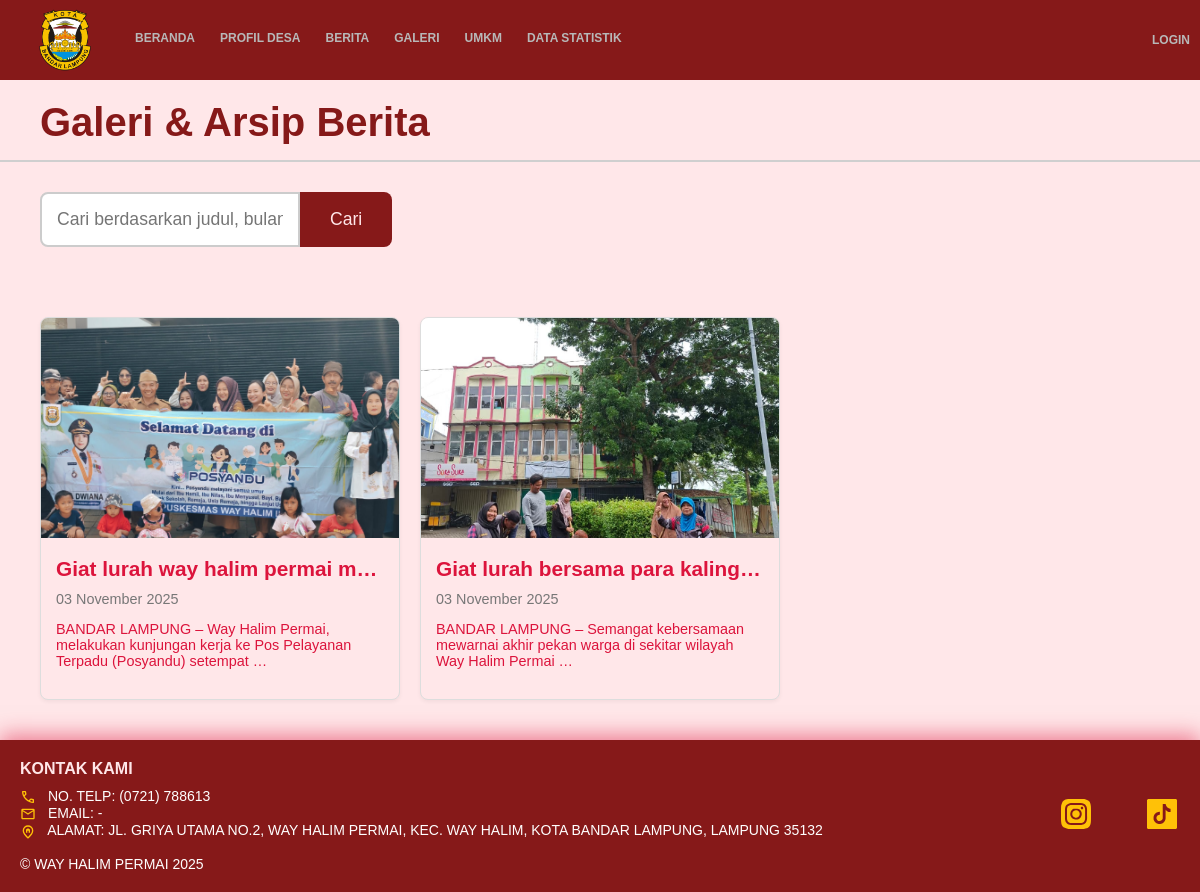
Page /profil/galeri/ on the committed database.
### berita/models.py (models this page shows, shortened)
class Berita(models.Model):
    judul = models.CharField(max_length=200)
    isi = models.TextField()
    gambar = models.ImageField(upload_to='berita_pics/')
    tanggal_publikasi = models.DateTimeField(auto_now_add=True)
    class Meta:
        ordering = ['-tanggal_publikasi']

### profil/views.py (the view, shortened to what this page needs)
# urls.py: path('galeri/', views.galeri, name='galeri'),
def galeri(request):
    query = request.GET.get('q')
    semua_berita = Berita.objects.all()
    context = {'semua_berita': semua_berita, 'query': query}
    return render(request, 'profil/galeri.html', context)

### profil/templates/profil/galeri.html (shortened to what this page needs)
{% extends 'profil/base.html' %}
{% load static %}
{% block extra_css %}
    <link rel="stylesheet" href="{% static 'css/katalog.css' %}?v=100">
{% endblock %}
{% block content %}
<div class="main-content-wrapper">
    <div class="katalog-wrapper">
        <div class="page-title-container">
            <h1>Galeri & Arsip Berita</h1>
        </div>
        <div class="search-container">
            <form class="search-form" method="GET" action="{% url 'galeri' %}">
                <input type="text" name="q" class="search-bar"
                       placeholder="Cari berdasarkan judul, bulan (Oktober/10), atau tahun (2025)..."
                       value="{{ query|default:'' }}">
                <button type="submit" class="search-button">Cari</button>
            </form>
        </div>
        <div class="katalog-grid">
            {% for berita in semua_berita %}
            <a href="{% url 'berita_detail' pk=berita.pk %}" class="katalog-card">
                <img src="{{ berita.gambar.url }}" alt="{{ berita.judul }}" class="katalog-card-img">
                <div class="katalog-card-content">
                    <h3 class="katalog-card-title">{{ berita.judul }}</h3>
                    <span class="katalog-card-meta">
                        {{ berita.tanggal_publikasi|date:"d F Y" }}
                    </span>
                    <p class="katalog-card-location">{{ berita.isi|truncatewords:15 }}</p>
                </div>
            </a>
            {% empty %}
            <p>Tidak ada berita yang ditemukan.</p>
            {% endfor %}
        </div>
    </div>
</div> {% endblock %}

### static/css/style.css (style rules this page uses)
:root { --warna-utama: rgb(134, 25, 25); --warna-aksen: #cfcfcf; --warna-latar: #FFFDE3; --warna-kartu: #ffffff; --warna-teks: crimson; --warna-putih: #FFE7E9; --lebar-konten-maksimal: 1200px; }
body { margin: 0px; font-family: 'OpenSans', Calibri, sans-serif; display: flex; flex-direction: column; min-height: 100vh; padding-top: 0; background-color: var(--warna-putih); color: var(--warna-teks); }
h1 { font-size: 36px; }
div p { color: #333; }
.main-content-wrapper { flex-grow: 1; }
html, body { overflow-x: hidden; }

### static/css/katalog.css (style rules this page uses)
.page-title-container { margin-bottom: 30px; padding-bottom: 15px; border-bottom: 2px solid var(--warna-aksen); }
.page-title-container h1 { font-size: 2.5em; color: var(--warna-utama); margin: 0; padding-left: 40px; }
.search-container { margin-bottom: 30px; max-width: 350px; width: 100%; padding-left: 40px; }
.search-form { display: flex; width: 100%; }
.search-bar { flex-grow: 1; padding: 15px; font-size: 1.1em; border: 2px solid #ccc; border-radius: 8px 0 0 8px; }
.search-button { padding: 15px 30px; font-size: 1.1em; background-color: var(--warna-utama); color: var(--warna-putih); border: none; cursor: pointer; border-radius: 0 8px 8px 0; }
.katalog-grid { display: grid; grid-template-columns: repeat(auto-fill, minmax(280px, 1fr)); gap: 20px; padding: 40px; }
.katalog-card { background-color: var(--warna-putih); border: 1px solid #ddd; border-radius: 8px; overflow: hidden; text-decoration: none; color: var(--warna-teks); box-shadow: 0 2px 4px rgba(0,0,0,0.05); transition: box-shadow 0.2s ease-in-out, background-color 0.3s ease; }
.katalog-card-img { width: 100%; height: 220px; object-fit: cover; }
.katalog-card-content { padding: 15px; }
.katalog-card-title { font-size: 1.3em; font-weight: 600; margin: 0 0 10px 0; white-space: nowrap; overflow: hidden; text-overflow: ellipsis; }
.katalog-card-meta { font-size: 0.9em; color: #777; margin-bottom: 10px; display: block; }
.katalog-card-location { font-size: 0.9em; color: var(--warna-teks); font-weight: 500; }

### rows in the picture
Berita: gambar (picture), judul "Giat lurah way halim permai m…", tanggal_publikasi "03 November 2025", isi "BANDAR LAMPUNG – Way Halim Permai, melakukan kunjungan kerja ke Pos Pelayanan Terpadu (Posyandu) setempat …"
Berita: gambar (picture), judul "Giat lurah bersama para kaling…", tanggal_publikasi "03 November 2025", isi "BANDAR LAMPUNG – Semangat kebersamaan mewarnai akhir pekan warga di sekitar wilayah Way Halim Permai …"
